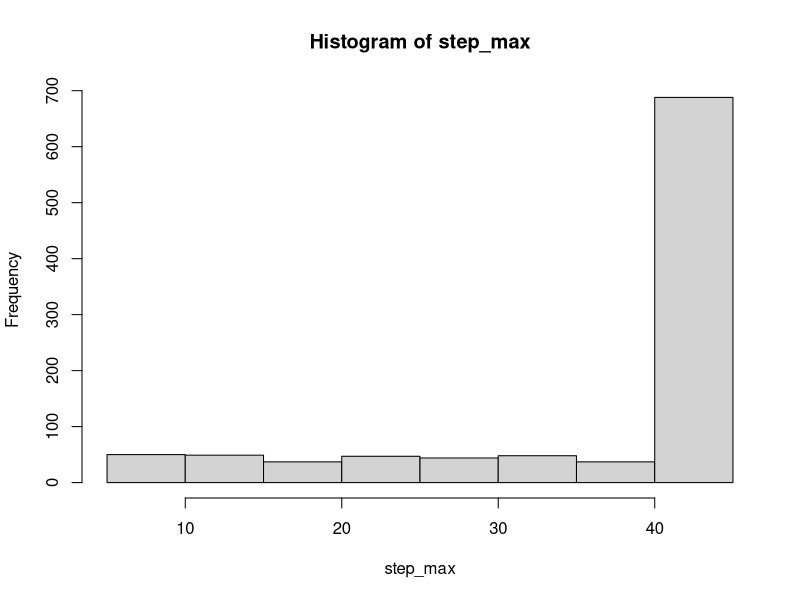
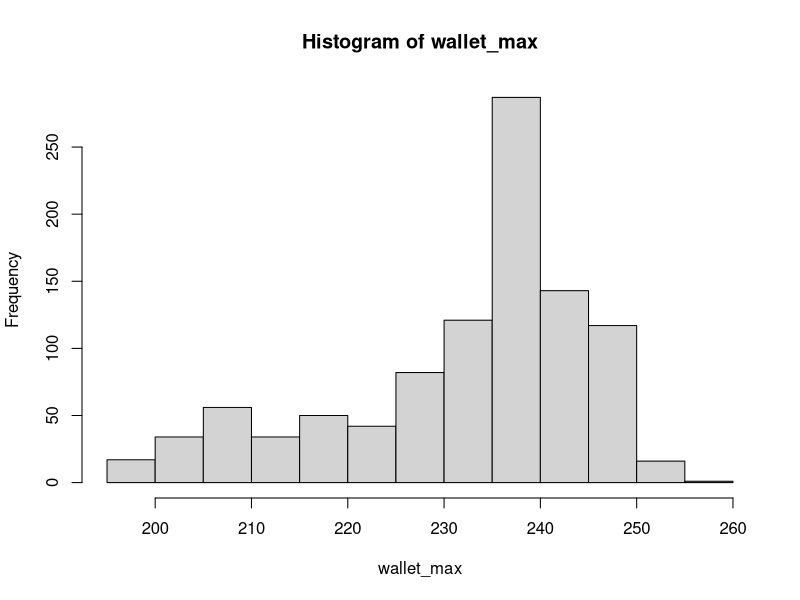
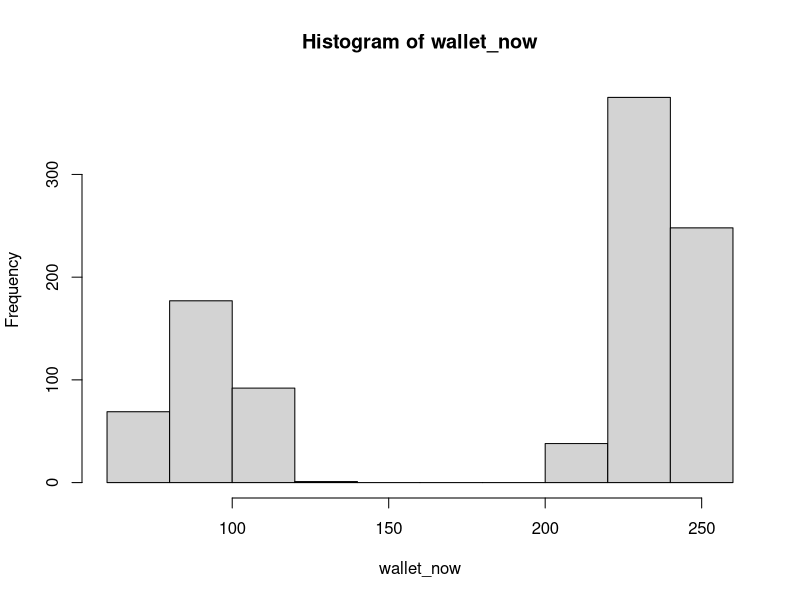

Generate these figures, in order, with R:
#MARTINGALE Betting System Simulation

step_max<-NULL
wallet_max<-NULL
wallet_now<-NULL

for( i in 1:1000){
  min_bet<- 2       #Min Bet
  max_bet <-9000    #Max Bet
  rb_prob <-18/38   #Win probability
  wallet  <-200     #Current Funds
  m<-2              #Win Multiplier
  cur_bet <-min_bet #Current Bet
  
  #Quitting Conditions
  #If you reach max attemps and you have more money that you stated with
  #Take profit
  
  max_step<-40 #Max Attempts before reset
  break_even <-wallet #Break even point
    
  #initialize
  step<-0           #Step Counter
  max_wallet<-0     #Max Win Counter
  
  while(TRUE){
    print(paste("Step:",step,"Current Bet",cur_bet," Wallet:", wallet, "Max Win:", max_wallet))
    
    if(cur_bet<wallet){
      wallet<-wallet-cur_bet
    }else{
      print("Out of funds")
      break
    }
    if(cur_bet>max_bet){
      print("Max Bet")
      break
    }
    
    if(runif(1)<rb_prob){
      print("Win")
      wallet<-wallet+m*cur_bet
      cur_bet<-min_bet
    }else{
      print("Lose")
      cur_bet<-2*cur_bet
    }
    
    #Step counter
    step<-step+1
    
    #If you reach max attemps and you have more money that you stated with
    #Take profit
    if(step>max_step & wallet>break_even){
      break
      }
    #Max win amount
    max_wallet<-max(max_wallet,wallet)
  }
  wallet_now<-c(wallet_now,wallet)
  step_max<-c(step_max,step)
  wallet_max<-c(wallet_max,max_wallet)
}

#number of steps before you quit
hist(step_max)
summary(step_max)

#Maximum you can make given conditions
hist(wallet_max)
summary(wallet_max)

#Money you leave with given conditions
hist(wallet_now)
summary(wallet_now)
#Average amount of money left:
sum(wallet_now)/length(wallet_now)

